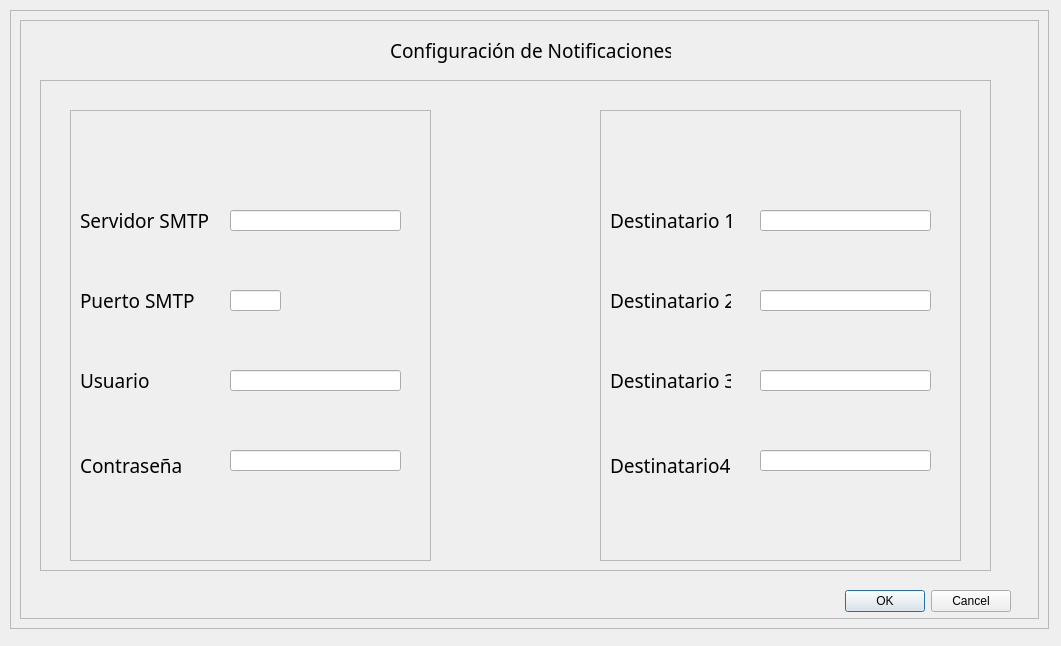
<?xml version="1.0" encoding="UTF-8"?>
<ui version="4.0">
 <class>Form</class>
 <widget class="QWidget" name="Form">
  <property name="geometry">
   <rect>
    <x>0</x>
    <y>0</y>
    <width>1061</width>
    <height>646</height>
   </rect>
  </property>
  <property name="windowTitle">
   <string>Form</string>
  </property>
  <widget class="QFrame" name="frame">
   <property name="geometry">
    <rect>
     <x>10</x>
     <y>10</y>
     <width>1039</width>
     <height>619</height>
    </rect>
   </property>
   <property name="frameShape">
    <enum>QFrame::StyledPanel</enum>
   </property>
   <property name="frameShadow">
    <enum>QFrame::Raised</enum>
   </property>
   <layout class="QHBoxLayout" name="horizontalLayout_5">
    <item>
     <widget class="QFrame" name="frame_2">
      <property name="frameShape">
       <enum>QFrame::StyledPanel</enum>
      </property>
      <property name="frameShadow">
       <enum>QFrame::Raised</enum>
      </property>
      <widget class="QDialogButtonBox" name="buttonBox">
       <property name="geometry">
        <rect>
         <x>800</x>
         <y>570</y>
         <width>191</width>
         <height>23</height>
        </rect>
       </property>
       <property name="standardButtons">
        <set>QDialogButtonBox::Cancel|QDialogButtonBox::Ok</set>
       </property>
      </widget>
      <widget class="QLabel" name="label_8">
       <property name="geometry">
        <rect>
         <x>370</x>
         <y>10</y>
         <width>281</width>
         <height>41</height>
        </rect>
       </property>
       <property name="font">
        <font>
         <family>Sylfaen</family>
         <pointsize>14</pointsize>
        </font>
       </property>
       <property name="text">
        <string>Configuración de Notificaciones</string>
       </property>
      </widget>
      <widget class="QFrame" name="frame_3">
       <property name="geometry">
        <rect>
         <x>20</x>
         <y>60</y>
         <width>951</width>
         <height>491</height>
        </rect>
       </property>
       <property name="frameShape">
        <enum>QFrame::StyledPanel</enum>
       </property>
       <property name="frameShadow">
        <enum>QFrame::Raised</enum>
       </property>
       <widget class="QFrame" name="frame_4">
        <property name="geometry">
         <rect>
          <x>30</x>
          <y>30</y>
          <width>361</width>
          <height>451</height>
         </rect>
        </property>
        <property name="frameShape">
         <enum>QFrame::StyledPanel</enum>
        </property>
        <property name="frameShadow">
         <enum>QFrame::Raised</enum>
        </property>
        <widget class="QLabel" name="label_4">
         <property name="geometry">
          <rect>
           <x>10</x>
           <y>330</y>
           <width>121</width>
           <height>51</height>
          </rect>
         </property>
         <property name="font">
          <font>
           <family>Sylfaen</family>
           <pointsize>14</pointsize>
          </font>
         </property>
         <property name="text">
          <string>Contraseña</string>
         </property>
        </widget>
        <widget class="QLineEdit" name="ip_final_7">
         <property name="geometry">
          <rect>
           <x>160</x>
           <y>340</y>
           <width>171</width>
           <height>21</height>
          </rect>
         </property>
        </widget>
        <widget class="QLabel" name="label_3">
         <property name="geometry">
          <rect>
           <x>10</x>
           <y>250</y>
           <width>111</width>
           <height>41</height>
          </rect>
         </property>
         <property name="font">
          <font>
           <family>Sylfaen</family>
           <pointsize>14</pointsize>
          </font>
         </property>
         <property name="text">
          <string>Usuario</string>
         </property>
        </widget>
        <widget class="QLineEdit" name="ip_final_6">
         <property name="geometry">
          <rect>
           <x>160</x>
           <y>260</y>
           <width>171</width>
           <height>21</height>
          </rect>
         </property>
        </widget>
        <widget class="QLabel" name="label_5">
         <property name="geometry">
          <rect>
           <x>10</x>
           <y>170</y>
           <width>121</width>
           <height>41</height>
          </rect>
         </property>
         <property name="font">
          <font>
           <family>Sylfaen</family>
           <pointsize>14</pointsize>
          </font>
         </property>
         <property name="text">
          <string>Puerto SMTP</string>
         </property>
        </widget>
        <widget class="QLineEdit" name="ip_final">
         <property name="geometry">
          <rect>
           <x>160</x>
           <y>180</y>
           <width>51</width>
           <height>21</height>
          </rect>
         </property>
        </widget>
        <widget class="QLabel" name="label_2">
         <property name="geometry">
          <rect>
           <x>10</x>
           <y>90</y>
           <width>141</width>
           <height>41</height>
          </rect>
         </property>
         <property name="font">
          <font>
           <family>Sylfaen</family>
           <pointsize>14</pointsize>
          </font>
         </property>
         <property name="text">
          <string>Servidor SMTP</string>
         </property>
        </widget>
        <widget class="QLineEdit" name="ip_final_4">
         <property name="geometry">
          <rect>
           <x>160</x>
           <y>100</y>
           <width>171</width>
           <height>21</height>
          </rect>
         </property>
        </widget>
       </widget>
       <widget class="QFrame" name="frame_5">
        <property name="geometry">
         <rect>
          <x>560</x>
          <y>30</y>
          <width>361</width>
          <height>451</height>
         </rect>
        </property>
        <property name="frameShape">
         <enum>QFrame::StyledPanel</enum>
        </property>
        <property name="frameShadow">
         <enum>QFrame::Raised</enum>
        </property>
        <widget class="QLabel" name="label_6">
         <property name="geometry">
          <rect>
           <x>10</x>
           <y>330</y>
           <width>131</width>
           <height>51</height>
          </rect>
         </property>
         <property name="font">
          <font>
           <family>Sylfaen</family>
           <pointsize>14</pointsize>
          </font>
         </property>
         <property name="text">
          <string>Destinatario4</string>
         </property>
        </widget>
        <widget class="QLineEdit" name="ip_final_8">
         <property name="geometry">
          <rect>
           <x>160</x>
           <y>340</y>
           <width>171</width>
           <height>21</height>
          </rect>
         </property>
        </widget>
        <widget class="QLabel" name="label_7">
         <property name="geometry">
          <rect>
           <x>10</x>
           <y>250</y>
           <width>121</width>
           <height>41</height>
          </rect>
         </property>
         <property name="font">
          <font>
           <family>Sylfaen</family>
           <pointsize>14</pointsize>
          </font>
         </property>
         <property name="text">
          <string>Destinatario 3</string>
         </property>
        </widget>
        <widget class="QLineEdit" name="ip_final_9">
         <property name="geometry">
          <rect>
           <x>160</x>
           <y>260</y>
           <width>171</width>
           <height>21</height>
          </rect>
         </property>
        </widget>
        <widget class="QLabel" name="label_9">
         <property name="geometry">
          <rect>
           <x>10</x>
           <y>170</y>
           <width>121</width>
           <height>41</height>
          </rect>
         </property>
         <property name="font">
          <font>
           <family>Sylfaen</family>
           <pointsize>14</pointsize>
          </font>
         </property>
         <property name="text">
          <string>Destinatario 2</string>
         </property>
        </widget>
        <widget class="QLabel" name="label_10">
         <property name="geometry">
          <rect>
           <x>10</x>
           <y>90</y>
           <width>141</width>
           <height>41</height>
          </rect>
         </property>
         <property name="font">
          <font>
           <family>Sylfaen</family>
           <pointsize>14</pointsize>
          </font>
         </property>
         <property name="text">
          <string>Destinatario 1</string>
         </property>
        </widget>
        <widget class="QLineEdit" name="ip_final_5">
         <property name="geometry">
          <rect>
           <x>160</x>
           <y>100</y>
           <width>171</width>
           <height>21</height>
          </rect>
         </property>
        </widget>
        <widget class="QLineEdit" name="ip_final_10">
         <property name="geometry">
          <rect>
           <x>160</x>
           <y>180</y>
           <width>171</width>
           <height>21</height>
          </rect>
         </property>
        </widget>
       </widget>
      </widget>
     </widget>
    </item>
   </layout>
  </widget>
 </widget>
 <resources/>
 <connections/>
</ui>
